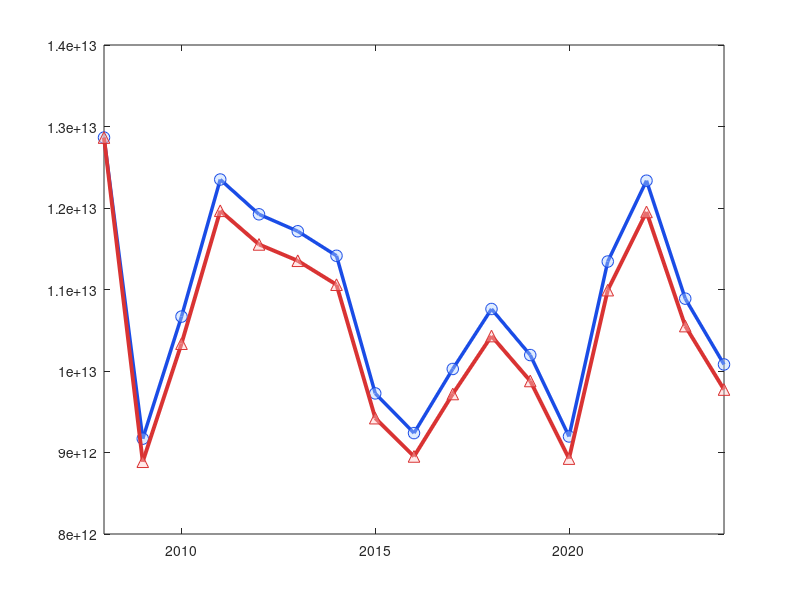

Reproduce this figure in MATLAB. (Note: this script raises an error after producing the figure.)
function plot_obs_vs_sim()

%% ====== Load data ======
S1 = load('X_obs.mat','X_obs');
S2 = load('X_p.mat','X_p');

A  = squeeze(S1.X_obs);
B  = squeeze(S2.X_p);

yA = sum(A, 2);                 % observed total
yB = sum(B, 2);                 % simulated total

% Force column vectors (avoid plot dimension errors)
yA = yA(:);
yB = yB(:);

%% ====== Build years ======
dataDir = 'C:\Users\xuren\Desktop\NP-real\0Data\10.Economy_trade';
files   = dir(fullfile(dataDir,'trade_*TOTAL_new.csv'));
yearStr = regexp({files.name}, '\d{4}', 'match', 'once');
years   = sort(str2double(yearStr(~cellfun('isempty',yearStr))));
years   = years(:);

% Ensure baseline year 2008 is included
if ~isempty(years) && min(years) >= 2009
    years = [2008; years];
end

% Fallback if mismatch
if isempty(years) || numel(years) ~= numel(yA)
    years = (2008 : 2008 + numel(yA) - 1)';
end

% Ensure same length for safety
n = min([numel(years), numel(yA), numel(yB)]);
years = years(1:n);
yA    = yA(1:n);
yB    = yB(1:n);

%% ====== Common plot settings ======
blue_dark  = [0.10 0.30 0.90];
blue_light = [0.70 0.82 1.00];
red_dark   = [0.85 0.20 0.20];
red_light  = [1.00 0.78 0.78];
fillAlpha  = 0.40;

figW = 12; figH = 9;     % cm
pos  = [0.15 0.15 0.75 0.75];

yMin = 8e12; 
yMax = 14e12;

%% ---------- (1) Time series ----------
figure('Units','centimeters','Position',[2 2 figW figH]); hold on

plot(years, yA, '-', 'Color', blue_dark, 'LineWidth', 2.5);
scatter(years, yA, 70, 'o', ...
    'MarkerEdgeColor', blue_dark, 'MarkerFaceColor', blue_light, ...
    'MarkerEdgeAlpha', 1, 'MarkerFaceAlpha', fillAlpha);

plot(years, yB, '-', 'Color', red_dark, 'LineWidth', 2.8);
scatter(years, yB, 70, '^', ...
    'MarkerEdgeColor', red_dark, 'MarkerFaceColor', red_light, ...
    'MarkerEdgeAlpha', 1, 'MarkerFaceAlpha', fillAlpha);

ax = gca;
box on; grid off;
xlim([years(1) years(end)]);
ylim([yMin yMax]);

ax.XTick = years(round(linspace(1, numel(years), 5)));
ax.YTick = linspace(yMin, yMax, 3);

ax.XTickLabel = [];
ax.YTickLabel = [];
ax.YRuler.SecondaryLabel.Visible = 'off';
ax.YAxis.Exponent = 0;

ax.LineWidth = 2;
ax.FontSize  = 30;
set(gca,'Position',pos);

%% ---------- (2) Scatter correlation ----------
idx = (yA > 0) & (yB > 0);
x = yA(idx);
y = yB(idx);

% Compute Spearman and Pearson correlations
[rhoS, ~] = corr(x, y, 'Type', 'Spearman');
[rhoP, ~] = corr(x, y, 'Type', 'Pearson');

figure('Units','centimeters','Position',[2 2 figW figH]); hold on
scatter(x, y, 60, [0.55 0.20 0.70], 'filled', ...
    'MarkerEdgeColor', 'k', 'MarkerFaceAlpha', 0.75);

plot([yMin yMax], [yMin yMax], 'k--', 'LineWidth', 1.0);

% Keep your title (rho and r)
%title(sprintf('\\bf%c = %.3f,  r = %.3f', 961, rhoS, rhoP), ...
      %'FontSize', 16);

axis equal;
xlim([yMin yMax]);
ylim([yMin yMax]);
box on; grid off;

ax = gca;
ax.XTick = linspace(yMin, yMax, 3);
ax.YTick = linspace(yMin, yMax, 3);

ax.XTickLabel = [];
ax.YTickLabel = [];
ax.YRuler.SecondaryLabel.Visible = 'off';
ax.XAxis.Exponent = 0;
ax.YAxis.Exponent = 0;

ax.LineWidth = 2;
ax.FontSize  = 37;
set(gca,'Position',pos);

%% ---------- (3) Distribution: KS test ----------
figure('Units','centimeters','Position',[2 2 figW figH]); hold on
edges = linspace(min([x; y]), max([x; y]), 25);

histogram(x, edges, 'Normalization','probability', ...
    'FaceColor', blue_dark, 'FaceAlpha', 0.45);
histogram(y, edges, 'Normalization','probability', ...
    'FaceColor', red_dark,  'FaceAlpha', 0.45);

% Kolmogorov–Smirnov test statistic
[~, ~, ksD] = kstest2(x, y);

% Keep your title (D)
title(sprintf('D = %.3f', ksD), 'FontSize', 16);

box on; grid off;

ax = gca;
xlim([yMin yMax]);
ax.XTick = linspace(yMin, yMax, 3);

ylim([0, 0.2]);
ax.YTick = [0 0.1 0.2];

ax.XTickLabel = [];
ax.YTickLabel = [];
ax.YRuler.SecondaryLabel.Visible = 'off';
ax.XAxis.Exponent = 0;
ax.YAxis.Exponent = 0;

ax.LineWidth = 2;
ax.FontSize  = 37;
set(gca,'Position',pos);

end
